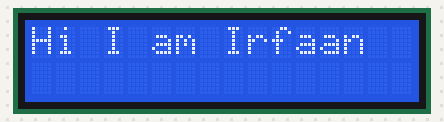
The sketch below on a simulated Arduino Uno, built with avr-gcc and run on an emulated ATmega328P. Parts: 16×2 character LCD.

Above: at 0.1 s.
At 0.71 s:
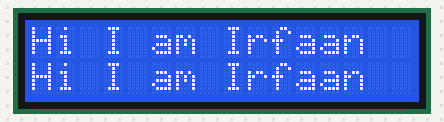

The sketch:

35_Vertical_Scroll_effect__Just_See_.ino
```cpp
#include <LiquidCrystal.h>

LiquidCrystal lcd(12,11,5,4,3,2);

void setup(){

     lcd.begin(16,2);

};
void loop(){
      lcd.setCursor(0,0);
      lcd.print("Hi I am Irfaan");
  delay(500);
      lcd.setCursor(0,1);
      lcd.print("Hi I am Irfaan");
  delay(300);
  lcd.setCursor(0,0);
      lcd.print("                 ");
  delay(300);
  lcd.setCursor(0,1);
      lcd.print("                    ");
  delay(300);
};

//https://www.tinkercad.com/things/jBXzHd9KroT-35vertical-scroll-effect-just-see
```
